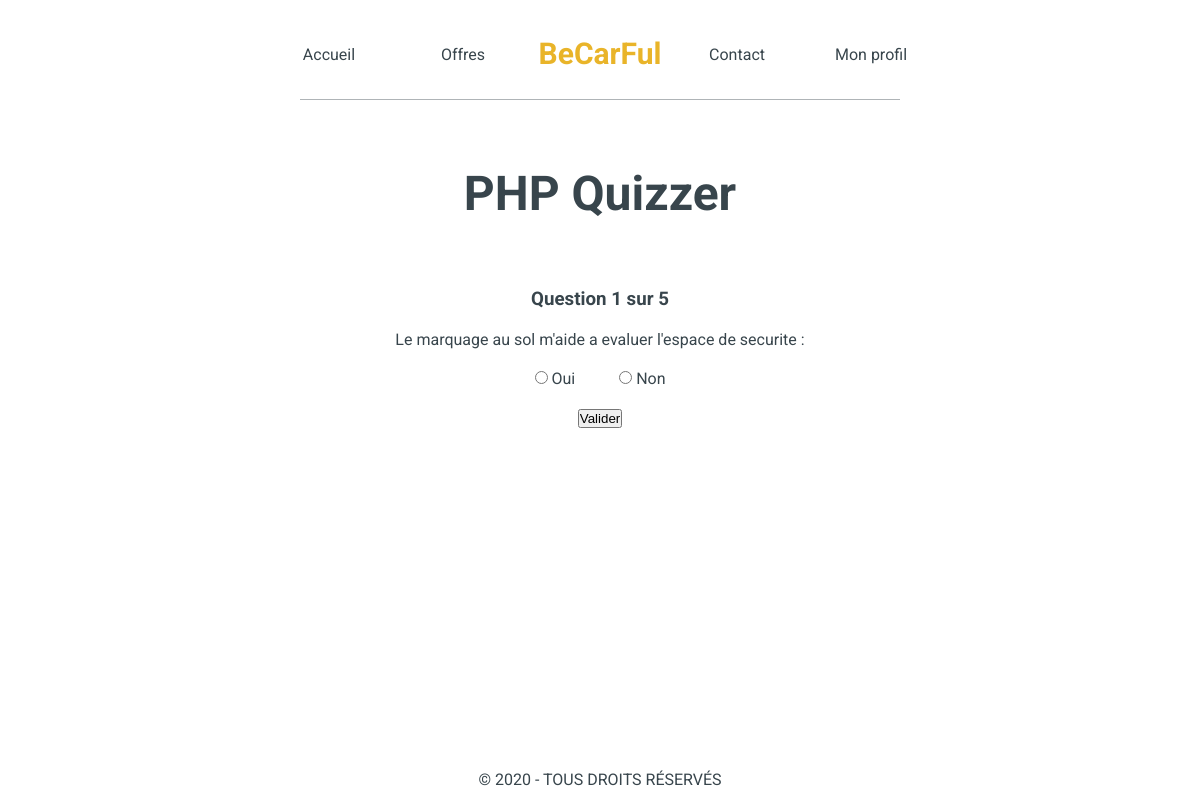
/mvc_poo/question.php?n=1, run on the app's committed database.
### tables this page shows
CREATE TABLE question (
    idquestion int(3) AUTO_INCREMENT,
    question varchar(150) NOT NULL,
    PRIMARY KEY (idquestion)
);

CREATE TABLE choix (
    idchoix int(3) AUTO_INCREMENT,
    numeroQuestion int(11) NOT NULL,
    correct tinyint(4) NOT NULL DEFAULT '0',
    reponse varchar(150),
    PRIMARY KEY (idchoix)
);

### mvc_poo/question.php (the view, shortened to what this page needs)
<?php
	include "database.php";
?>
<?php
	$number = (int) $_GET['n'];
	$query = "select * from question";
	$results = $mysqli->query($query) or die($mysqli->error.__LINE__);
	$total=$results->num_rows;
	$query = "select * from question where idquestion = $number";
	$result = $mysqli->query($query) or die($mysqli->error.__LINE__);
	$question = $result->fetch_assoc();
	$query = "select * from choix where numeroQuestion = $number";
	$choices = $mysqli->query($query) or die($mysqli->error.__LINE__);
?>
<!DOCTYPE html>
<html lang="fr">
	<head>
		<link rel="stylesheet" href="style.css">
	</head>
	<body>
		<div class="menu">
			<h1>BeCarFul</h1>
			<ul class="menu-1">
				<li>
					<a class="boutonmenu" href="index2.php?page=0">Accueil</a>
				</li>
				<li>
					<a class="boutonmenu" href="index2.php?page=1">Offres</a>
				</li>
			</ul>
			<ul class="menu-2">
				<li>
					<a class="boutonmenu" href="index2.php?page=2">Contact</a>
				</li>
				<li>
					<a class="boutonmenu" href="index2.php?page=3">Mon profil</a>
				</li>
			</ul>
		</div>
		<hr>
		<h2>PHP Quizzer</h2>
		<div class="questionnaire">
			<div class="current">
				<h3>Question <?php echo $number; ?> sur <?php echo $total; ?></h3>
			</div>
			<p class="question">
				<?php echo $question['question'] ?>
			</p>
			<form method="post" action="process.php">
				<ul class="choices">
					<?php while($row=$choices->fetch_assoc()): ?>
						<li><input name="choice" type="radio" value="<?php echo $row['idchoix']; ?>" />
						<?php echo $row['reponse']; ?>
						</li>
					<?php endwhile; ?>
				</ul>
					<input type="submit" value="Valider" />
			</form>
		</div>
		<footer>
			© 2020 - TOUS DROITS RÉSERVÉS
		</footer>
	</body>
</html>

### mvc_poo/style.css (style rules this page uses)
* { margin: 0; padding: 0; }
html body { font-family: 'Roboto', sans-serif; box-sizing: border-box; min-height: 100%; color: #38454C; }
h1 { text-align: center; color: #E9B429; font-size: 30px; line-height: 28.64px; margin-top: 40px; margin-bottom: 30px; }
h2 { text-align: center; font-size: 48px; line-height: 28.64px; margin-left: auto; margin-right: auto; margin-top: 80px; color: #38454C; }
hr { width: 50%; border: none; border-top: 1px solid #38454C; opacity: 0.4; text-align: center; margin: auto; }
.menu { color: #38454C; }
.menu-1 { position: absolute; top: 30px; left: 22%; }
.menu-2 { position: absolute; top: 30px; right: 22%; }
.menu li { display: inline-block; }
.boutonmenu { display: block; width: 110px; padding: 5px 0; text-align: center; border: none; color: #38454C; text-decoration: none; margin: 10px; }
footer { position: fixed; left: 0; bottom: 0; width: 100%; height: 30px; background-color: white; color: #38454C; text-align: center; }
.questionnaire { margin-top: 80px; text-align: center; color: #38454C; }
.questionnaire li { display: inline-block; list-style-type: none; margin: 20px; }
.question { margin-top: 20px; }

### data on the page
question: question "Le marquage au sol m'aide a evaluer l'espace de securite :"
choix: reponse "Oui"
choix: reponse "Non"

### other printed values
$number "1"
$total "5"
